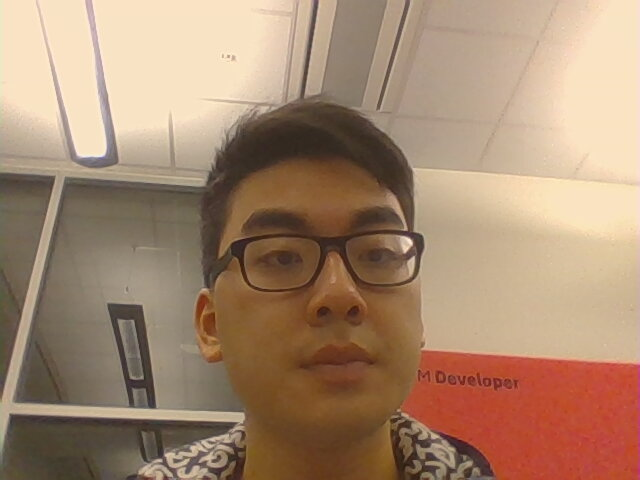
#> input picture base.jpg, 640 x 480 px, given in place of the camera
$ python pupil2.py
#> lines starting #> are read from the running program, lines starting #| are printed output that depends on the picture; after the words box and inside, x2 and y2 are one past the last pixel; in counts of white or black regions, pixels touching at a corner belong together
import numpy as np
import cv2

face_cascade = cv2.CascadeClassifier('haarcascade_frontalface_default.xml')
eye_cascade = cv2.CascadeClassifier('haarcascade_righteye_2splits.xml')

#number signifies camera
cap = cv2.VideoCapture(0)

while 1:
    ret, img = cap.read()
#> img is the input picture: shape (480, 640, 3); mean B, G, R 111.7, 136.3, 166.1
    gray = cv2.cvtColor(img, cv2.COLOR_BGR2GRAY)
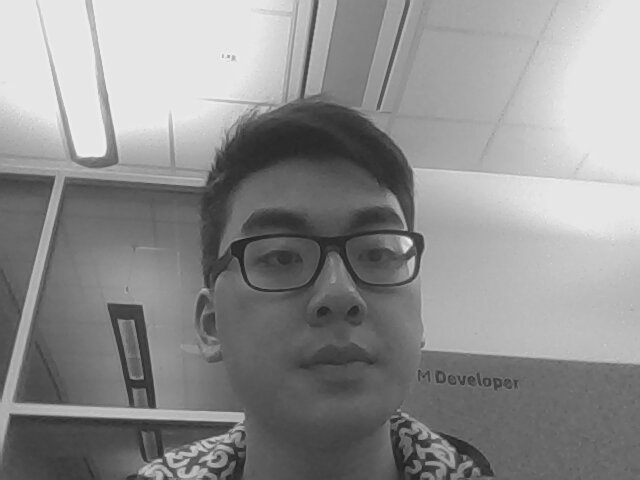
#> gray: shape (480, 640); min 29, max 242, mean 142.4
    #faces = face_cascade.detectMultiScale(gray, 1.3, 5)
    eyes = eye_cascade.detectMultiScale(gray)
#> eyes = [[250, 214, 66, 66]]
    for (ex,ey,ew,eh) in eyes:
        cv2.rectangle(img,(ex,ey),(ex+ew,ey+eh),(0,255,0),2)
        roi_gray2 = gray[ey:ey+eh, ex:ex+ew]
        roi_color2 = img[ey:ey+eh, ex:ex+ew]
        circles = cv2.HoughCircles(roi_gray2,cv2.HOUGH_GRADIENT,1,200,param1=200,param2=1,minRadius=0,maxRadius=0)
        try:
            for i in circles[0,:]:
                # draw the outer circle
                cv2.circle(roi_color2,(i[0],i[1]),i[2],(255,255,255),2)
                print("drawing circle")
                # draw the center of the circle
                cv2.circle(roi_color2,(i[0],i[1]),2,(255,255,255),3)
        except Exception as e:
            print(e)
#> this loop made 1 pass
#> (ex, ey, ew, eh, circles) on pass 1: (250, 214, 66, 66, [[18.5, 64.5, 44.9]])
#| drawing circle
#> pass 1, `roi_gray2 = gray[ey:ey+eh, ex:ex+ew]`:
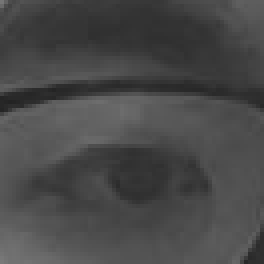
#> roi_gray2: shape (66, 66) (shown 4 times larger); min 35, max 121, mean 72.6
#> pass 1, `roi_color2 = img[ey:ey+eh, ex:ex+ew]`:
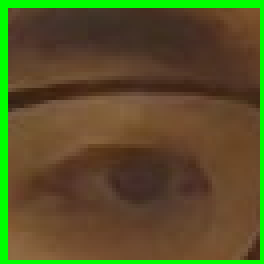
#> roi_color2: shape (66, 66, 3) (shown 4 times larger); mean B, G, R 39.4, 82.5, 87.2
#> after the loop:
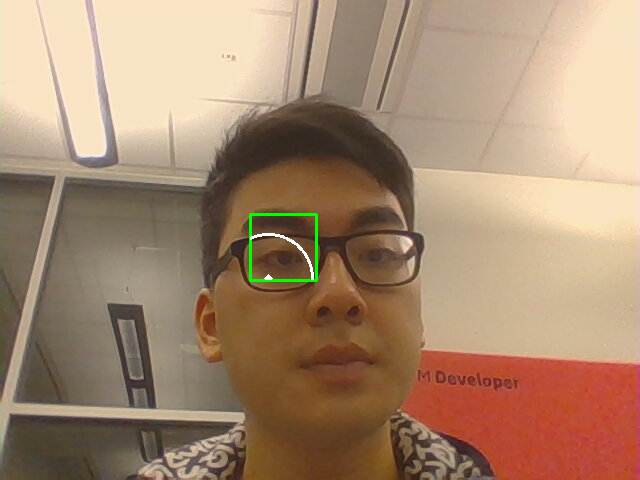
#> img: shape (480, 640, 3); 0.35% of pixels changed, all inside (x1, y1, x2, y2) = (249, 213, 318, 282)
#> after the loop:
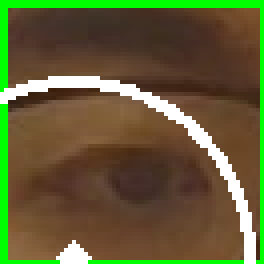
#> roi_color2: shape (66, 66, 3) (shown 4 times larger); 6.89% of pixels changed, all inside (x1, y1, x2, y2) = (0, 19, 64, 66)
    cv2.imshow('img',img)
    if cv2.waitKey(1) & 0xFF == ord('q'):
#> (key q is pressed here)
        break

cap.release()
cv2.destroyAllWindows()
